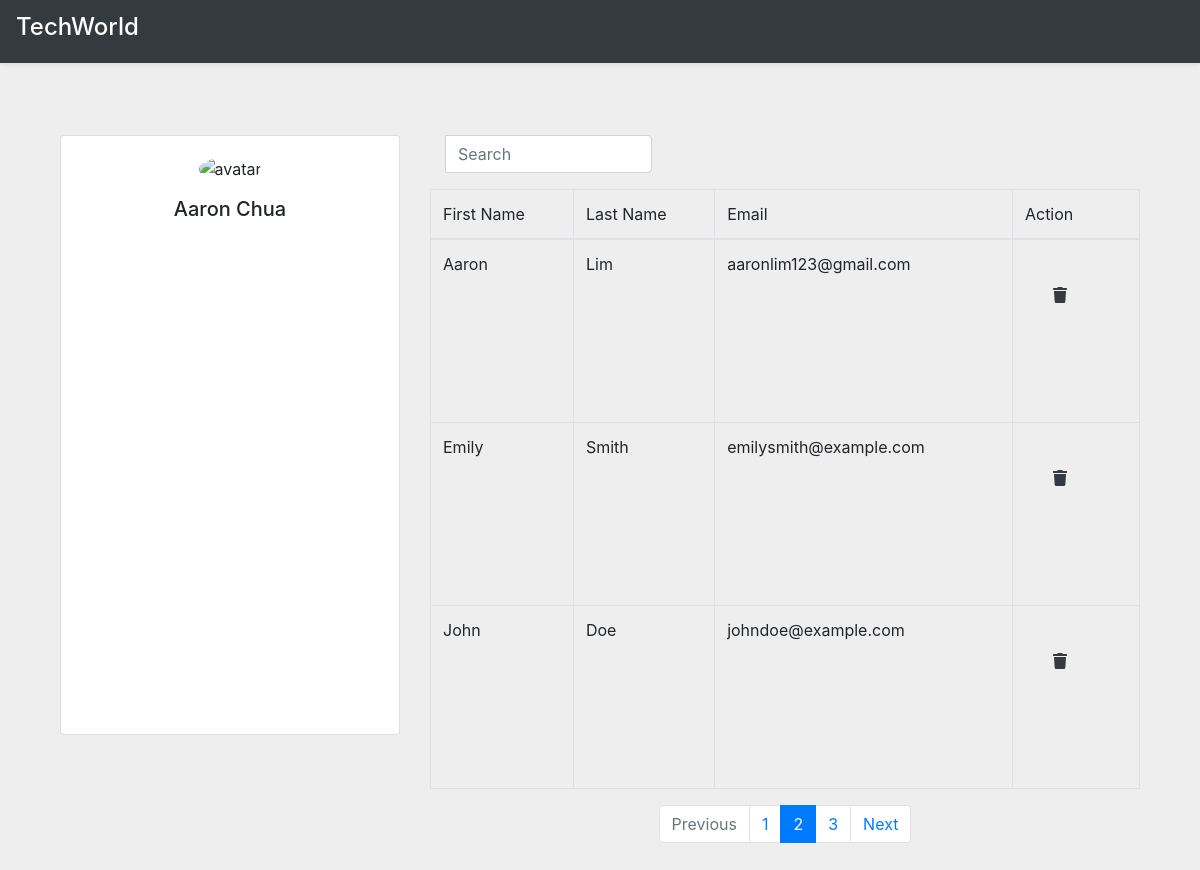
Page /administrator on the earlier database version.
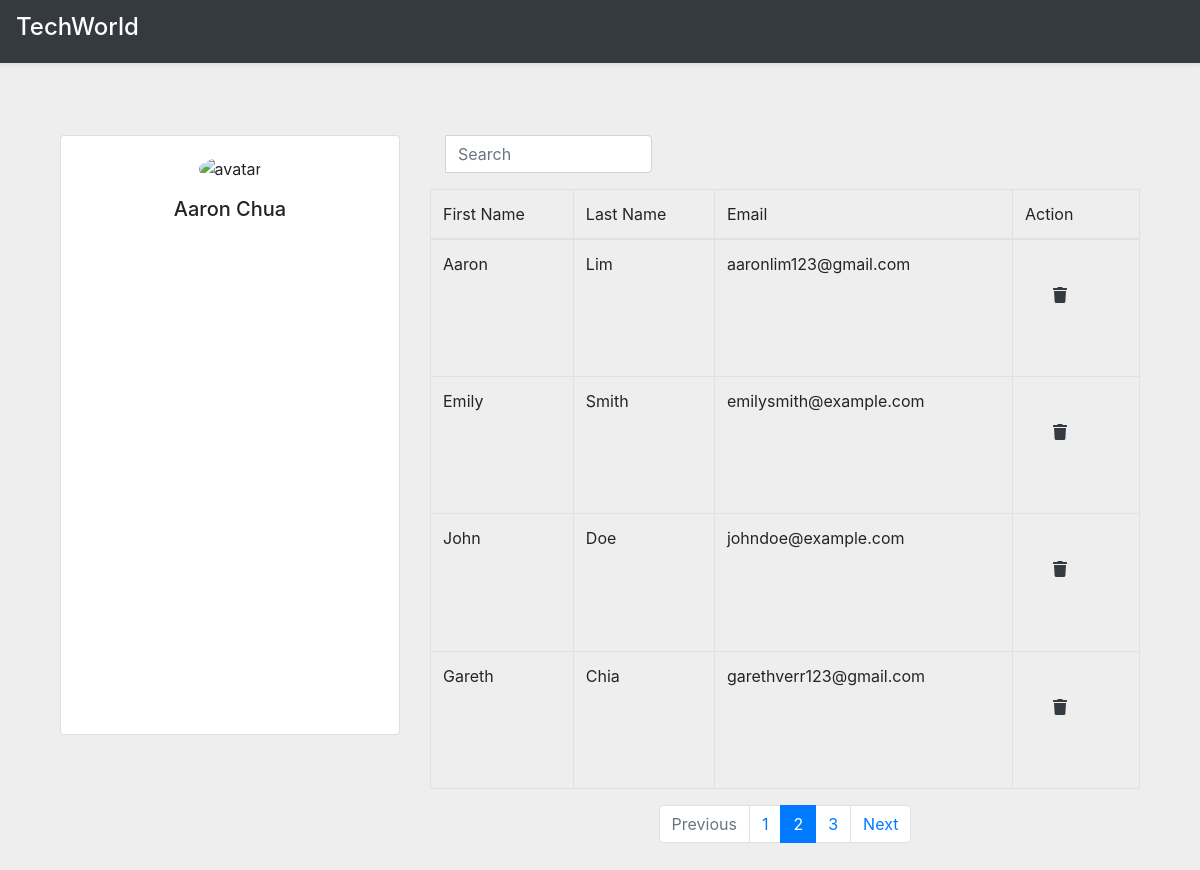
Same page on the later database version.
### tables this page shows
CREATE TABLE Accounts (
    account_id INTEGER PRIMARY KEY AUTOINCREMENT,
    userid INTEGER,
    First_name VARCHAR(50) NOT NULL,
    Last_name VARCHAR(50) NOT NULL,
    date_of_birth TEXT NOT NULL, -- Format: YYYY-MM-DD
    gender TEXT, 
    FOREIGN KEY (userid) REFERENCES Users(user_id)
);

CREATE TABLE Users (
    user_id INTEGER PRIMARY KEY AUTOINCREMENT,
    email VARCHAR(50) UNIQUE NOT NULL,
    password VARCHAR(50) NOT NULL
);

### app.py (the view)
@app.route("/administrator", methods=['GET'])
def administrator():
    conn = get_db_connection()
    query = "SELECT A.account_id, A.First_name, A.Last_name, U.email FROM Accounts A JOIN Users U ON A.userid = U.user_id"
    user = conn.execute(query).fetchall()
    conn.close()
    return render_template("administrator.html", accounts=user)

### app.py (called while the page is built)
def get_db_connection():
    conn = sqlite3.connect('database.db')
    conn.row_factory = sqlite3.Row
    return conn

### templates/administrator.html (shortened to what this page needs)
<!doctype html>
<html lang="en">
  <head>
    <link rel="stylesheet" href="https://stackpath.bootstrapcdn.com/bootstrap/4.3.1/css/bootstrap.min.css">
    <link rel="stylesheet" href="https://cdnjs.cloudflare.com/ajax/libs/font-awesome/5.15.4/css/all.min.css">
</head>
  <body>
    <section style="background-color: #eee;">
    <header data-bs-theme="dark">
      <div class="navbar navbar-dark bg-dark shadow-sm">
              <a href="/templates/homepage.html" class="navbar-brand d-flex align-items-center">
                  <h4>TechWorld</h4>
              </a>
      </div>
  </header>
    <div class="container py-5">
      <div class="container">
        <div class="row">
            <div class="col-4 mt-4">
              <div class="card mb-4" style="height: 600px">
                <div class="card-body text-center">
                  <img src="https://mdbcdn.b-cdn.net/img/Photos/new-templates/bootstrap-chat/ava3.webp" alt="avatar"
                    class="rounded-circle img-fluid" style="width: 150px;">
                  <h5 class="my-3">Aaron Chua</h5>
                </div>
              </div>
            </div>
            <div class="col-lg-8 mt-4">
                <div class="form-group">
                    <div class="col-md-4 inputGroupContainer">
                    <div class="input-group">
                    <input  name="search" placeholder="Search" class="form-control"  type="text">
                      </div>
                    </div>
                  </div>
                <table class="table table-bordered" style="height: 600px;">
                    <thead>
                      <tr>
                        <th scope="col" style="font-weight:normal">First Name</th>
                        <th scope="col" style="font-weight:normal">Last Name</th>
                        <th scope="col" style="font-weight:normal">Email</th>
                        <th scope="col" style="font-weight:normal">Action</th>
                      </tr>
                    </thead>
                    <tbody>
                    {% for account in accounts %}
                    <div class='adminPost'>
                      <tr>
                        <th scope="row" style="font-weight:normal">{{account['First_name']}}</th>
                        <td>{{account['Last_name']}}</td>
                        <td>{{account['email']}}</td>
                        <td>
                          <div class="col-md-1 text-center">
                            <div class="form-group mt-4">
                              <form method="POST" action="/deleteAccount">
                                <button type="submit" class="btn btn-link delete-skill text-dark" onclick="return confirm('Are you sure you want to delete this account?');">
                                    <i class="fa fa-trash"></i>
                                </button>
                            </form>
                            </div>
                          </div>
                        </td>
                      </tr>
                    </div>
                    {% endfor %}
                    </tbody>
                  </table>
                  <nav aria-label="...">
                    <ul class="pagination justify-content-center">
                      <li class="page-item disabled">
                        <a class="page-link" href="#" tabindex="-1">Previous</a>
                      </li>
                      <li class="page-item"><a class="page-link" href="#">1</a></li>
                      <li class="page-item active">
                        <a class="page-link" href="#">2 <span class="sr-only">(current)</span></a>
                      </li>
                      <li class="page-item"><a class="page-link" href="#">3</a></li>
                      <li class="page-item">
                        <a class="page-link" href="#">Next</a>
                      </li>
                    </ul>
                  </nav>
            </div>
    </div>
</div>
      </section>
  </body>
</html>

Differences in the rows shown:
added Accounts: First_name "Gareth", Last_name "Chia", email "garethverr123@gmail.com"
